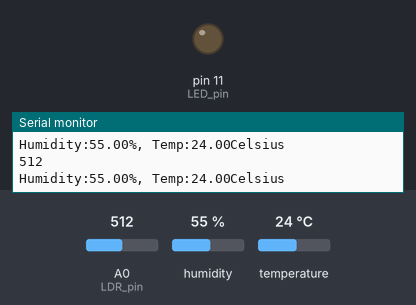
The sketch below on a simulated Arduino Uno, built with avr-gcc and run on an emulated ATmega328P. Shown: output pins drawn as LEDs (lit = HIGH), the last lines printed to the serial monitor. The inputs (shaded band) are chosen by the test bench; at power-on: A0 (LDR_pin) = 512, humidity 55 %, temperature 24 °C.

Above: at 7.1 s.
7.2 s: A0 (LDR_pin) set to 309
12.9 s: A0 (LDR_pin) set to 285
At 17.9 s:
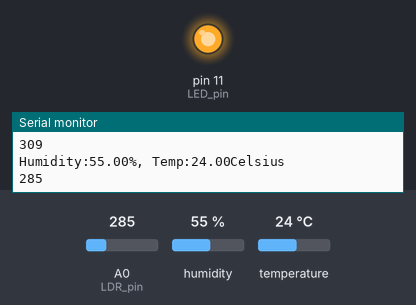
18.7 s: A0 (LDR_pin) set to 306
At 22.7 s:
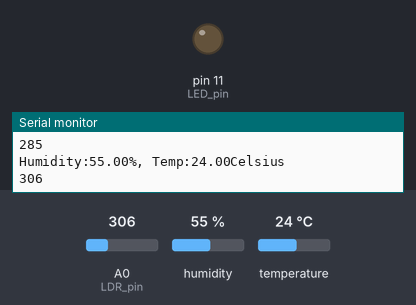
24.4 s: A0 (LDR_pin) set to 290
At 26.2 s:
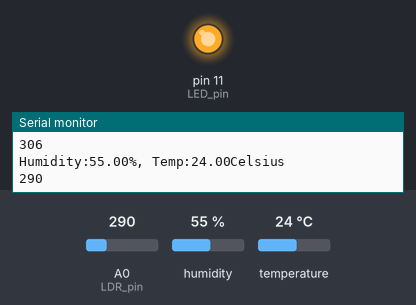
Timing chart, 0 to 27.7 s (numbered marks = the images above; inputs shaded):
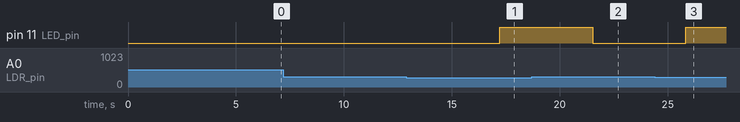

The sketch:

dht.ino
```cpp
#include <DHT.h>
#define DHTPIN 7
#define DHTTYPE DHT22
#define LDR_pin A0
DHT dht(DHTPIN, DHTTYPE);

int chk;
float hum;
float temp;
//int LDR_pin=A0;
int LED_pin=11;
int threshold=300;

void setup() {
  // put your setup code here, to run once:
  Serial.begin(9600);
  dht.begin();
  pinMode(LED_pin,OUTPUT);
}
void loop() {

  delay(2000);
  //dht code
  hum = dht.readHumidity();
  temp = dht.readTemperature();
  Serial.print("Humidity:");
  Serial.print(hum);
  Serial.print("%, Temp:");
  Serial.print(temp);
  Serial.println("Celsius");
  delay(2000);

  //LDR code
  int i=analogRead(LDR_pin);
  Serial.println(i);
  delay(300);
  if(i<threshold)
  {
    digitalWrite(LED_pin,HIGH);
  }
  else
    digitalWrite(LED_pin,LOW);

}
```

Measured:
- the behaviour switches between 300 and 299 on A0 (LDR_pin) (found by bisection; images 0 and 1)
- after the input at 12.9 s, pin 11 (LED_pin): LOW → HIGH after 4.3 s
- after the input at 18.7 s, pin 11 (LED_pin): HIGH → LOW after 2.8 s
- after the input at 24.4 s, pin 11 (LED_pin): LOW → HIGH after 1.4 s
